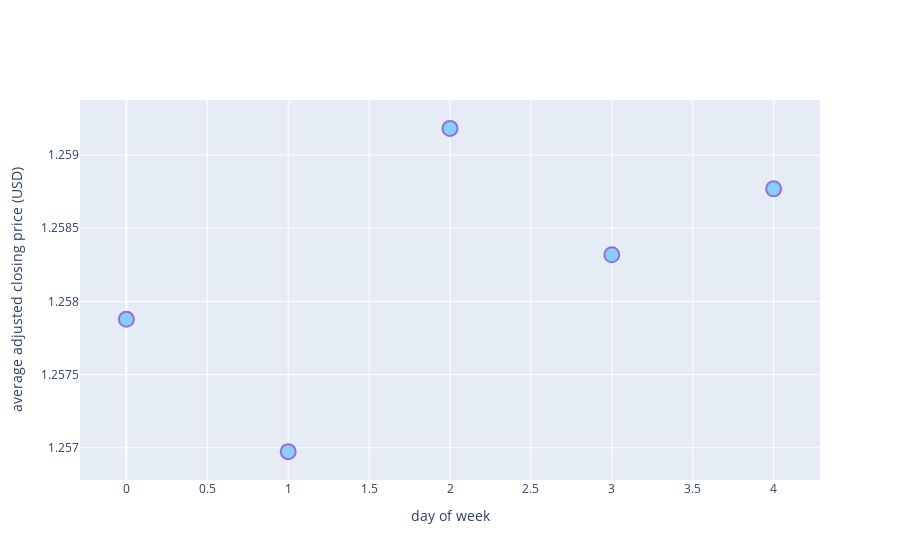

Notebook code cell kept with this figure:
### Code cell
# Compute the average price for each day of week
avg_price_dayofweek = df.groupby("dayofweek").agg({'adj_close': 'mean'}).reset_index()

# Plot 
data = [go.Scatter(
            x = avg_price_dayofweek['dayofweek'],
            y = avg_price_dayofweek['adj_close'],
            mode = 'markers',
            marker=dict(
                color='LightSkyBlue',
                size=15,
                line=dict(
                color='MediumPurple',
                width=2
                ))
        )]

layout = dict(xaxis = dict(title = 'day of week'),
              yaxis = dict(title = 'average adjusted closing price (USD)'))

fig = dict(data=data, layout=layout)
py.show(fig, filename='ForexPricePrediction_v6d_avg_price_dayofweek')

### Figure 1 — Plotly figure (JSON) as saved in the notebook; plotly's stock layout.template omitted (floating-point values rounded to 4 significant figures)
{"data": [{"marker": {"color": "LightSkyBlue", "line": {"color": "MediumPurple", "width": 2}, "size": 15}, "mode": "markers", "type": "scatter", "x": [0, 1, 2, 3, 4], "y": [1.258, 1.257, 1.259, 1.258, 1.259]}], "layout": {"xaxis": {"title": {"text": "day of week"}}, "yaxis": {"title": {"text": "average adjusted closing price (USD)"}}}}
